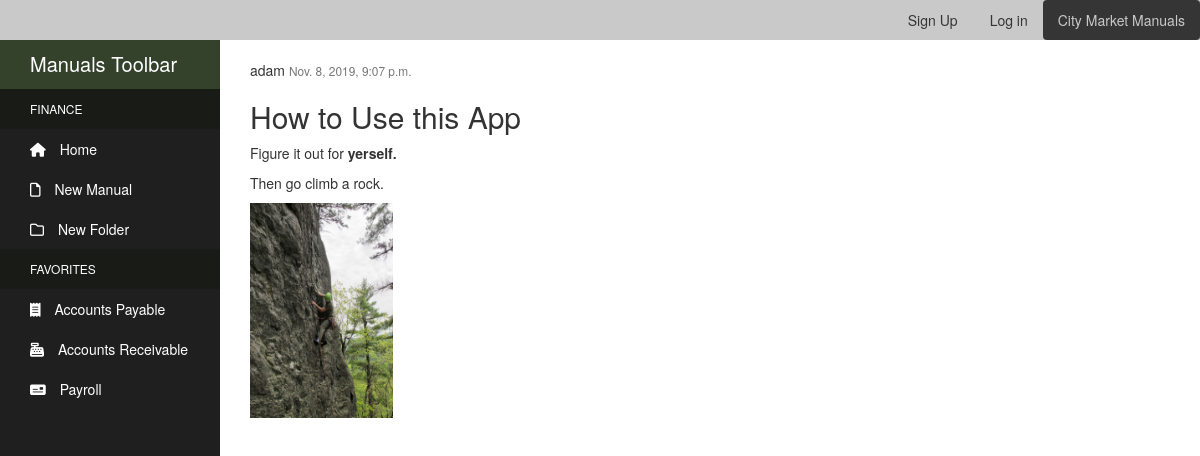
Page /manual/2/ on the committed database.
### manuals/models.py (models this page shows, shortened)
class Manual(models.Model):
    title = models.CharField(max_length=100)
    author = models.ForeignKey(User, null=True, on_delete=models.SET_NULL)
    content = models.TextField()
    tags = models.CharField(max_length=150)
    pub_date = models.DateTimeField('Date Published', auto_now_add=True)
    last_update = models.DateTimeField('Last Update', auto_now=True)
    is_archived = models.BooleanField(default=False)
    folder = TreeForeignKey(
    'Directory',
    default=1,
    related_name='manuals',
    on_delete=models.CASCADE
    )

### manuals/views.py (the view)
# urls.py: path('manual/<int:pk>/', views.ManualDetail.as_view(), name='manual-detail'),
class ManualDetail(DetailView):
    model = Manual
    template_name = 'manuals/manual_detail.html'
    context_object_name = 'manual'

### manuals/templates/manuals/manual_detail.html (shortened to what this page needs)
{% extends "manuals/header.html" %}
{% block content %}
    <article class="media content-section">
        <div class="media-body">
            <div class="article-metadata">
                <a class="mr-2" href="#">{{ manual.author }}</a>
                <small class="text-muted">{{ manual.pub_date }}</small>
            </div>
            <h2 class="article-title">{{ manual.title }}</h2>
            <p class="article-content">{{ manual.content|safe }}</p>
        </div>
    </article>
{% endblock %}

### rows in the picture
Manual: author "adam", pub_date "Nov. 8, 2019, 9:07 p.m.", title "How to Use this App", content "Figure it out for yerself. Then go climb a rock.", content (picture)
